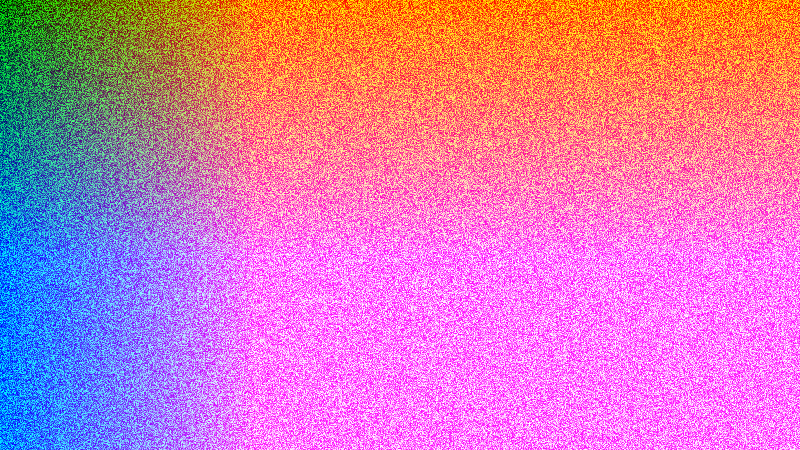
Frame 1 (no input)
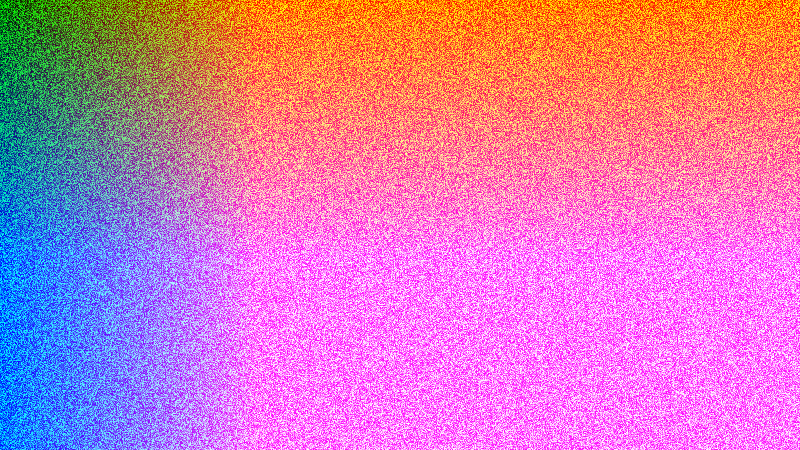
Frame 60 (no input)
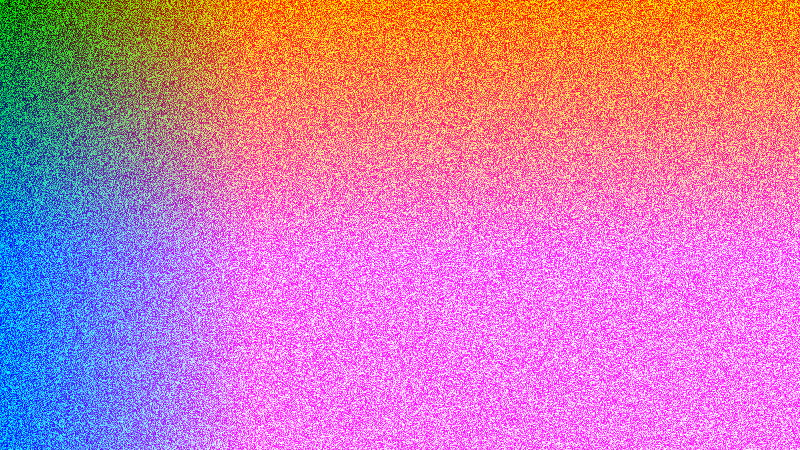
Frame 120 (the mouse pressed at the canvas centre since frame 60)

The p5.js sketch that drew these frames (run headless with seeded random() and noise() and a simulated clock; from frame 60 on, the mouse is pressed at the canvas centre):

// p5.js sketch
// ── sketch.js
function setup()
{
	const	s = 50
	createCanvas(16*s, 9*s)
	pixelDensity(1)
}

function draw()
{
	background(0)
	loadPixels()

	let	x = -1;
	while (++x < height)
	{
		let y = -1;
		while (++y < width)
		{
			let i = 4 * (y + x * width)
			pixels[i + 0] = y
			pixels[i + 1] = random(255)
			//pixels[i + 1] = 0
			pixels[i + 2] = x
			pixels[i + 3] = 255
			//pixels[i + 3] = y * 2 % x
		}
	}
	updatePixels();
}
